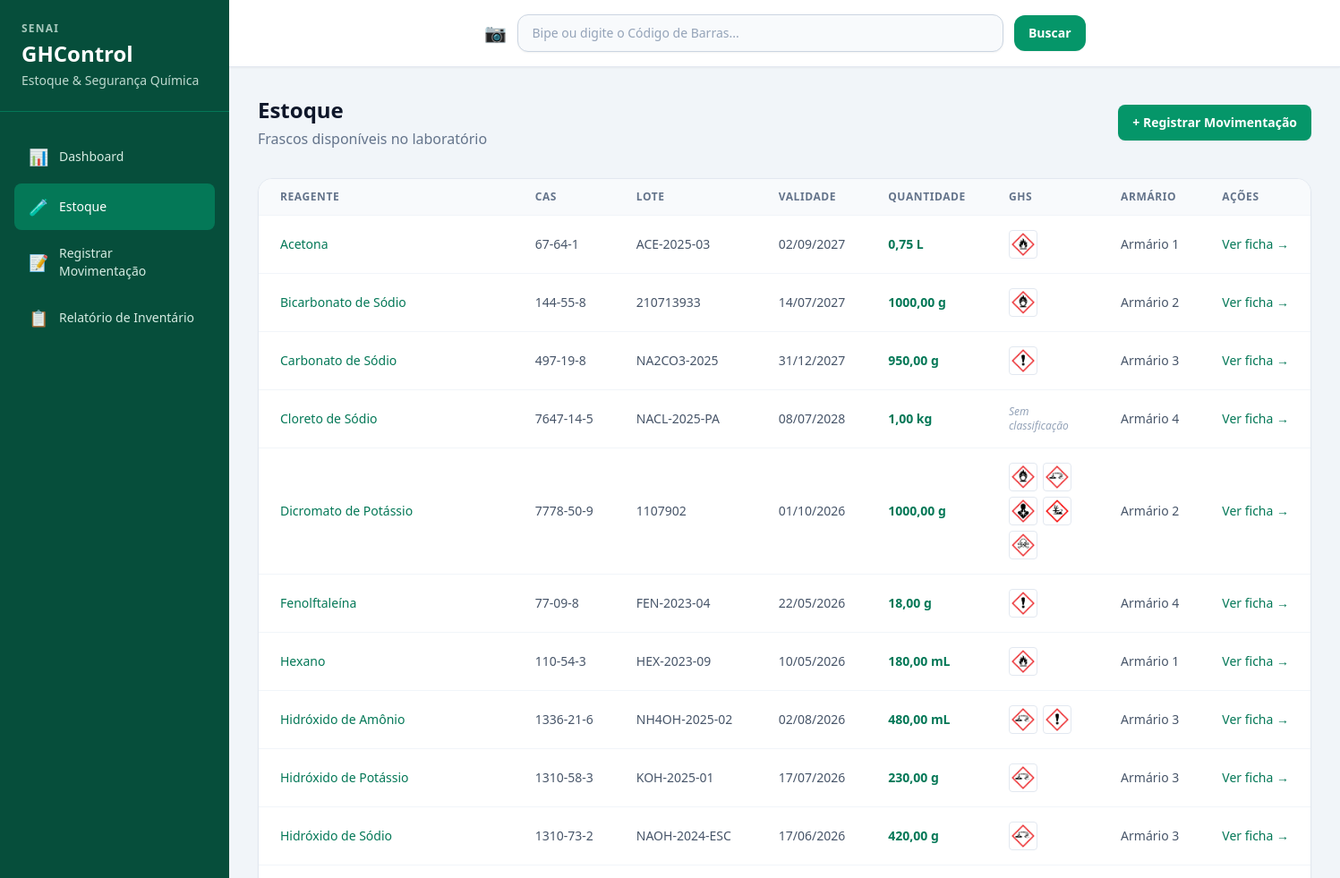
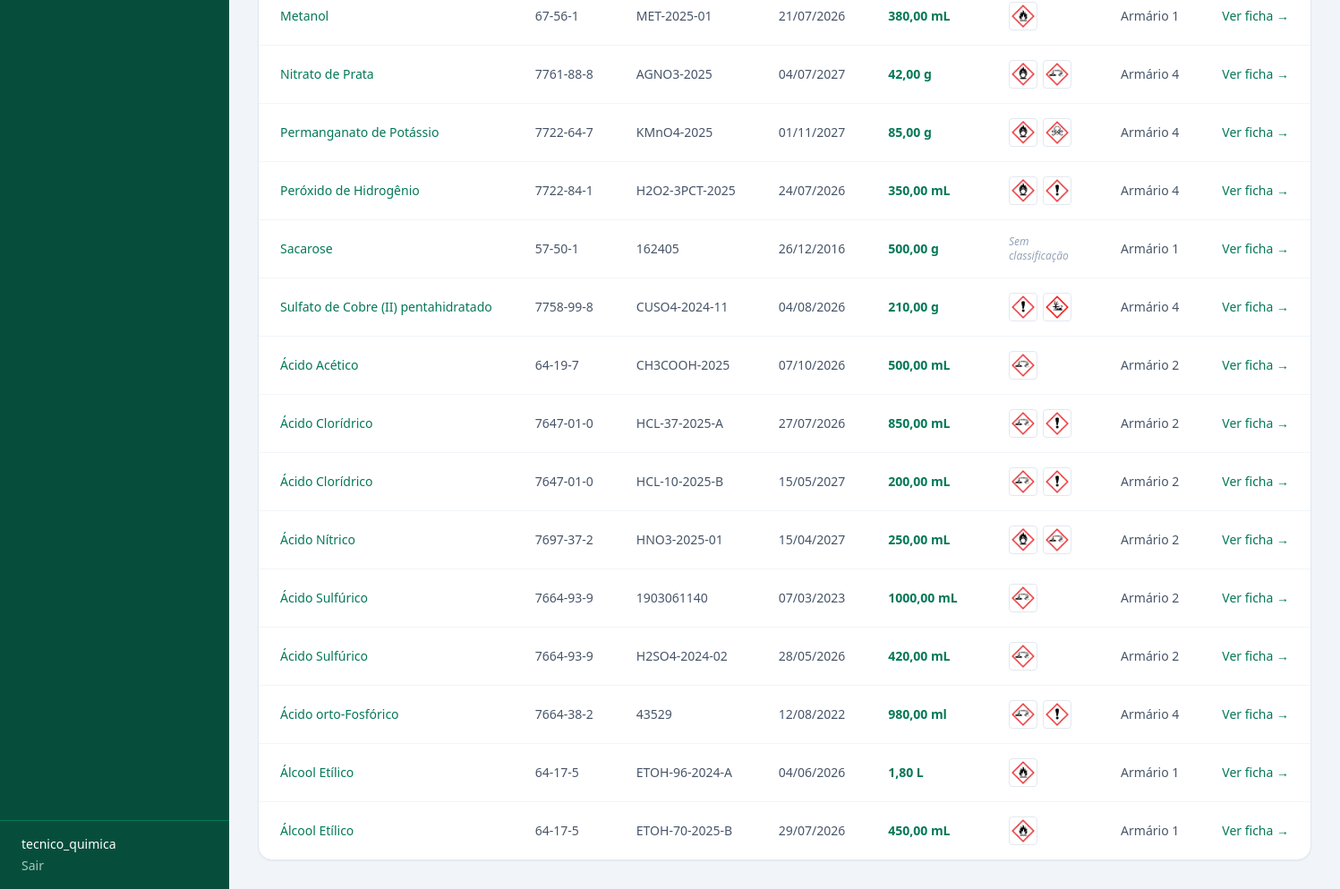
The page /estoque/ (signed in) on the database its author committed (2 pictures, top to bottom).
### estoque/models.py (models this page shows, shortened)
class ItemEstoque(models.Model):
    reagente = models.ForeignKey(
        Reagente,
        on_delete=models.PROTECT,
        related_name='itens_estoque',
        verbose_name='Reagente',
        help_text='Reagente do catálogo ao qual este frasco pertence.',
    )
    lote = models.CharField(
        max_length=100,
        verbose_name='Lote',
        help_text='Identificação do lote de fabricação.',
    )
    validade = models.DateField(
        verbose_name='Validade',
        help_text='Data de validade do frasco.',
    )
    quantidade = models.DecimalField(
        max_digits=10,
        decimal_places=2,
        verbose_name='Quantidade',
        help_text='Volume ou massa disponível no frasco.',
    )
    qtd_unidade = models.CharField(
        max_length=20,
        verbose_name='Unidade da quantidade',
        help_text='Unidade de medida da quantidade (ex.: ml, g, L).',
    )
    concentracao = models.DecimalField(
        max_digits=10,
        decimal_places=4,
        verbose_name='Concentração',
        help_text='Concentração deste frasco específico.',
    )
    conc_unidade = models.CharField(
        max_length=20,
        verbose_name='Unidade da concentração',
        help_text='Unidade da concentração (ex.: %, M, N).',
    )
    fornecedor = models.CharField(
        max_length=200,
        verbose_name='Fornecedor',
        help_text='Nome do fornecedor do frasco.',
    )
    codigo_barras = models.CharField(
        max_length=100,
        blank=True,
        verbose_name='Código de barras',
        help_text='Código de barras do frasco, se houver.',
    )
    armario = models.ForeignKey(
        Armario,
        on_delete=models.PROTECT,
        related_name='itens_estoque',
        verbose_name='Armário',
        help_text='Localização física (prateleira/armário) do frasco.',
    )
    class Meta:
        verbose_name = 'Item de estoque'
        verbose_name_plural = 'Itens de estoque'
        ordering = ['reagente__nome', 'validade']

class Reagente(models.Model):
    nome = models.CharField(
        max_length=200,
        verbose_name='Nome',
        help_text='Nome do reagente químico.',
    )
    cas = models.CharField(
        max_length=50,
        verbose_name='CAS',
        help_text='Número CAS (Chemical Abstracts Service) da substância.',
    )
    classificacoes_ghs = models.ManyToManyField(
        GHS,
        related_name='reagentes',
        verbose_name='Classificações GHS',
        blank=True,
        help_text='Pictogramas GHS aplicáveis ao reagente (pode haver mais de um).',
    )
    fds_url = models.URLField(
        'Link da FDS/FISPQ',
        blank=True,
        null=True,
        help_text='URL do PDF da Ficha de Dados de Segurança (FDS/FISPQ) do fabricante.',
    )
    class Meta:
        verbose_name = 'Reagente'
        verbose_name_plural = 'Reagentes'
        ordering = ['nome']

class GHS(models.Model):
    nome = models.CharField(
        max_length=100,
        verbose_name='Nome',
        help_text='Descrição do perigo GHS (ex.: Inflamável, Corrosivo).',
    )
    picto = models.CharField(
        max_length=255,
        verbose_name='Pictograma',
        help_text='Caminho ou nome do arquivo do pictograma GHS.',
    )
    class Meta:
        verbose_name = 'GHS'
        verbose_name_plural = 'GHS'
        ordering = ['nome']

class Armario(models.Model):
    posicao = models.IntegerField(
        verbose_name='Posição',
        unique=True,
        help_text='Número ou identificação da prateleira ou armário.',
    )
    class Meta:
        verbose_name = 'Armário'
        verbose_name_plural = 'Armários'
        ordering = ['posicao']

### estoque/views.py (the view)
# urls.py: path('estoque/', views.lista_estoque, name='lista_estoque'),
@login_required
def lista_estoque(request):
    itens = (
        ItemEstoque.objects.select_related('reagente', 'armario')
        .prefetch_related('reagente__classificacoes_ghs')
        .order_by('reagente__nome', 'validade')
    )
    return render(request, 'estoque/lista_estoque.html', {'itens': itens})

### estoque/templates/estoque/lista_estoque.html (shortened to what this page needs)
{% extends 'estoque/base.html' %}
{% load static %}
{% block content %}
<div class="mb-8 flex flex-col gap-4 sm:flex-row sm:items-center sm:justify-between">
    <div>
        <h2 class="text-2xl font-bold text-slate-900">Estoque</h2>
        <p class="mt-1 text-slate-500">Frascos disponíveis no laboratório</p>
    </div>
    <a href="{% url 'estoque:registrar_movimentacao' %}"
       class="inline-flex items-center justify-center rounded-lg bg-brand-600 px-4 py-2.5 text-sm font-semibold text-white shadow-sm transition hover:bg-brand-700">
        + Registrar Movimentação
    </a>
</div>
<div class="overflow-hidden rounded-2xl border border-slate-200 bg-white shadow-sm">
    <div class="overflow-x-auto">
        <table class="min-w-full divide-y divide-slate-100">
            <thead class="bg-slate-50">
                <tr>
                    <th class="px-6 py-3 text-left text-xs font-semibold uppercase tracking-wider text-slate-500">Reagente</th>
                    <th class="px-6 py-3 text-left text-xs font-semibold uppercase tracking-wider text-slate-500">CAS</th>
                    <th class="px-6 py-3 text-left text-xs font-semibold uppercase tracking-wider text-slate-500">Lote</th>
                    <th class="px-6 py-3 text-left text-xs font-semibold uppercase tracking-wider text-slate-500">Validade</th>
                    <th class="px-6 py-3 text-left text-xs font-semibold uppercase tracking-wider text-slate-500">Quantidade</th>
                    <th class="px-6 py-3 text-left text-xs font-semibold uppercase tracking-wider text-slate-500">GHS</th>
                    <th class="px-6 py-3 text-left text-xs font-semibold uppercase tracking-wider text-slate-500">Armário</th>
                    <th class="px-6 py-3 text-left text-xs font-semibold uppercase tracking-wider text-slate-500">Ações</th>
                </tr>
            </thead>
            <tbody class="divide-y divide-slate-100">
                {% for item in itens %}
                <tr class="hover:bg-slate-50">
                    <td class="whitespace-nowrap px-6 py-4 text-sm font-medium text-slate-900">
                        <a href="{% url 'estoque:detalhe_item' item.pk %}"
                           class="text-brand-700 hover:text-brand-900 hover:underline">
                            {{ item.reagente.nome }}
                        </a>
                    </td>
                    <td class="whitespace-nowrap px-6 py-4 text-sm text-slate-600">{{ item.reagente.cas }}</td>
                    <td class="whitespace-nowrap px-6 py-4 text-sm text-slate-600">{{ item.lote }}</td>
                    <td class="whitespace-nowrap px-6 py-4 text-sm text-slate-600">{{ item.validade|date:"d/m/Y" }}</td>
                    <td class="whitespace-nowrap px-6 py-4 text-sm font-semibold text-brand-700">
                        {{ item.quantidade }} {{ item.qtd_unidade }}
                    </td>
                    <td class="px-6 py-4">
                        <div class="flex flex-wrap items-center gap-1.5">
                            {% for ghs in item.reagente.classificacoes_ghs.all %}
                            <div class="relative h-8 w-8 flex-shrink-0">
                                <img src="{% static ghs.picto %}"
                                     alt="{{ ghs.nome }}"
                                     title="{{ ghs.nome }}"
                                     class="h-8 w-8 rounded border border-slate-200 bg-white object-contain p-0.5"
                                     onerror="this.classList.add('hidden'); this.nextElementSibling.classList.remove('hidden');">
                            </div>
                            {% empty %}
                            <span class="text-xs italic text-slate-400">Sem classificação</span>
                            {% endfor %}
                        </div>
                    </td>
                    <td class="whitespace-nowrap px-6 py-4 text-sm text-slate-600">Armário {{ item.armario.posicao }}</td>
                    <td class="whitespace-nowrap px-6 py-4 text-sm">
                        <a href="{% url 'estoque:detalhe_item' item.pk %}"
                           class="font-medium text-brand-700 hover:text-brand-900">
                            Ver ficha →
                        </a>
                    </td>
                </tr>
                {% empty %}
                <tr>
                    <td colspan="8" class="px-6 py-12 text-center text-sm text-slate-400">
                        Nenhum frasco cadastrado no estoque.
                    </td>
                </tr>
                {% endfor %}
            </tbody>
        </table>
    </div>
</div>
{% endblock %}

### estoque/templates/estoque/base.html (shortened to what this page needs)
{% load static %}
<!DOCTYPE html>
<html lang="pt-BR">
<head>
    <script src="https://cdn.tailwindcss.com"></script>
</head>
<body class="min-h-screen bg-slate-100 text-slate-800 antialiased">
    <div class="flex min-h-screen">
        <aside class="hidden w-64 flex-shrink-0 bg-brand-900 text-white md:flex md:flex-col print:hidden">
            <div class="border-b border-brand-700 px-6 py-6">
                <p class="text-xs font-semibold uppercase tracking-widest text-brand-50/70">SENAI</p>
                <h1 class="mt-1 text-2xl font-bold">GHControl</h1>
                <p class="mt-1 text-sm text-brand-50/80">Estoque &amp; Segurança Química</p>
            </div>
            <nav class="flex-1 space-y-1 px-4 py-6">
                <a href="{% url 'estoque:dashboard' %}"
                   class="flex items-center gap-3 rounded-lg px-4 py-3 text-sm font-medium transition
                          {% if request.resolver_match.url_name == 'dashboard' %}bg-brand-700 text-white{% else %}text-brand-50/90 hover:bg-brand-700/60{% endif %}">
                    <span class="text-lg">📊</span> Dashboard
                </a>
                <a href="{% url 'estoque:lista_estoque' %}"
                   class="flex items-center gap-3 rounded-lg px-4 py-3 text-sm font-medium transition
                          {% if request.resolver_match.url_name == 'lista_estoque' %}bg-brand-700 text-white{% else %}text-brand-50/90 hover:bg-brand-700/60{% endif %}">
                    <span class="text-lg">🧪</span> Estoque
                </a>
                <a href="{% url 'estoque:registrar_movimentacao' %}"
                   class="flex items-center gap-3 rounded-lg px-4 py-3 text-sm font-medium transition
                          {% if request.resolver_match.url_name == 'registrar_movimentacao' %}bg-brand-700 text-white{% else %}text-brand-50/90 hover:bg-brand-700/60{% endif %}">
                    <span class="text-lg">📝</span> Registrar Movimentação
                </a>
                <a href="{% url 'estoque:relatorio_inventario' %}"
                   class="flex items-center gap-3 rounded-lg px-4 py-3 text-sm font-medium transition
                          {% if request.resolver_match.url_name == 'relatorio_inventario' %}bg-brand-700 text-white{% else %}text-brand-50/90 hover:bg-brand-700/60{% endif %}">
                    <span class="text-lg">📋</span> Relatório de Inventário
                </a>
            </nav>
            {% if user.is_authenticated %}
            <div class="border-t border-brand-700 px-6 py-4 text-sm text-brand-50/80">
                <p class="font-medium text-white">{{ user.get_username }}</p>
                <form method="post" action="{% url 'estoque:logout' %}" class="mt-1">
                    <button type="submit" class="text-brand-50/70 hover:text-white">Sair</button>
                </form>
            </div>
            {% endif %}
        </aside>
        <div class="flex flex-1 flex-col">
            <header class="hidden border-b border-slate-200 bg-white px-8 py-4 shadow-sm md:block print:hidden">
                <form action="{% url 'estoque:busca_codigo_barras' %}" method="get" class="mx-auto flex max-w-2xl items-center gap-3">
                    <span class="text-xl text-slate-400" aria-hidden="true">📷</span>
                    <input type="text"
                           name="codigo"
                           placeholder="Bipe ou digite o Código de Barras..."
                           autocomplete="off"
                           class="w-full rounded-xl border border-slate-300 bg-slate-50 px-4 py-2.5 text-sm text-slate-800 shadow-sm placeholder:text-slate-400 focus:border-brand-500 focus:bg-white focus:outline-none focus:ring-2 focus:ring-brand-200">
                    <button type="submit"
                            class="rounded-xl bg-brand-600 px-4 py-2.5 text-sm font-semibold text-white shadow-sm transition hover:bg-brand-700">
                        Buscar
                    </button>
                </form>
            </header>
            <main class="flex-1 px-4 py-6 md:px-8 md:py-8">
                {% block content %}{% endblock %}
            </main>
        </div>
    </div>
</body>
</html>

### rows shown on the page
ItemEstoque: reagente.nome "Acetona", reagente.cas "67-64-1", lote "ACE-2025-03", validade "02/09/2027", quantidade "0,75", qtd_unidade "L", armario.posicao "1"
GHS: picto (picture)
ItemEstoque: reagente.nome "Bicarbonato de Sódio", reagente.cas "144-55-8", lote "210713933", validade "14/07/2027", quantidade "1000,00", qtd_unidade "g", armario.posicao "2"
GHS: picto (picture)
ItemEstoque: reagente.nome "Carbonato de Sódio", reagente.cas "497-19-8", lote "NA2CO3-2025", validade "31/12/2027", quantidade "950,00", qtd_unidade "g", armario.posicao "3"
GHS: picto (picture)
ItemEstoque: reagente.nome "Cloreto de Sódio", reagente.cas "7647-14-5", lote "NACL-2025-PA", validade "08/07/2028", quantidade "1,00", qtd_unidade "kg", armario.posicao "4"
ItemEstoque: reagente.nome "Dicromato de Potássio", reagente.cas "7778-50-9", lote "1107902", validade "01/10/2026", quantidade "1000,00", qtd_unidade "g", armario.posicao "2"
GHS: picto (picture)
GHS: picto (picture)
GHS: picto (picture)
GHS: picto (picture)
ItemEstoque: reagente.nome "Fenolftaleína", reagente.cas "77-09-8", lote "FEN-2023-04", validade "22/05/2026", quantidade "18,00", qtd_unidade "g", armario.posicao "4"
ItemEstoque: reagente.nome "Hexano", reagente.cas "110-54-3", lote "HEX-2023-09", validade "10/05/2026", quantidade "180,00", qtd_unidade "mL", armario.posicao "1"
ItemEstoque: reagente.nome "Hidróxido de Amônio", reagente.cas "1336-21-6", lote "NH4OH-2025-02", validade "02/08/2026", quantidade "480,00", qtd_unidade "mL", armario.posicao "3"
ItemEstoque: reagente.nome "Hidróxido de Potássio", reagente.cas "1310-58-3", lote "KOH-2025-01", validade "17/07/2026", quantidade "230,00", qtd_unidade "g", armario.posicao "3"
ItemEstoque: reagente.nome "Hidróxido de Sódio", reagente.cas "1310-73-2", lote "NAOH-2024-ESC", validade "17/06/2026", quantidade "420,00", qtd_unidade "g", armario.posicao "3"
ItemEstoque: reagente.nome "Metanol", reagente.cas "67-56-1", lote "MET-2025-01", validade "21/07/2026", quantidade "380,00", qtd_unidade "mL", armario.posicao "1"
ItemEstoque: reagente.nome "Nitrato de Prata", reagente.cas "7761-88-8", lote "AGNO3-2025", validade "04/07/2027", quantidade "42,00", qtd_unidade "g", armario.posicao "4"
ItemEstoque: reagente.nome "Permanganato de Potássio", reagente.cas "7722-64-7", lote "KMnO4-2025", validade "01/11/2027", quantidade "85,00", qtd_unidade "g", armario.posicao "4"
ItemEstoque: reagente.nome "Peróxido de Hidrogênio", reagente.cas "7722-84-1", lote "H2O2-3PCT-2025", validade "24/07/2026", quantidade "350,00", qtd_unidade "mL", armario.posicao "4"
ItemEstoque: reagente.nome "Sacarose", reagente.cas "57-50-1", lote "162405", validade "26/12/2016", quantidade "500,00", qtd_unidade "g", armario.posicao "1"
ItemEstoque: reagente.nome "Sulfato de Cobre (II) pentahidratado", reagente.cas "7758-99-8", lote "CUSO4-2024-11", validade "04/08/2026", quantidade "210,00", qtd_unidade "g", armario.posicao "4"
ItemEstoque: reagente.nome "Ácido Acético", reagente.cas "64-19-7", lote "CH3COOH-2025", validade "07/10/2026", quantidade "500,00", qtd_unidade "mL", armario.posicao "2"
ItemEstoque: reagente.nome "Ácido Clorídrico", reagente.cas "7647-01-0", lote "HCL-37-2025-A", validade "27/07/2026", quantidade "850,00", qtd_unidade "mL", armario.posicao "2"
ItemEstoque: reagente.nome "Ácido Clorídrico", reagente.cas "7647-01-0", lote "HCL-10-2025-B", validade "15/05/2027", quantidade "200,00", qtd_unidade "mL", armario.posicao "2"
ItemEstoque: reagente.nome "Ácido Nítrico", reagente.cas "7697-37-2", lote "HNO3-2025-01", validade "15/04/2027", quantidade "250,00", qtd_unidade "mL", armario.posicao "2"
ItemEstoque: reagente.nome "Ácido Sulfúrico", reagente.cas "7664-93-9", lote "1903061140", validade "07/03/2023", quantidade "1000,00", qtd_unidade "mL", armario.posicao "2"
ItemEstoque: reagente.nome "Ácido Sulfúrico", reagente.cas "7664-93-9", lote "H2SO4-2024-02", validade "28/05/2026", quantidade "420,00", qtd_unidade "mL", armario.posicao "2"
ItemEstoque: reagente.nome "Ácido orto-Fosfórico", reagente.cas "7664-38-2", lote "43529", validade "12/08/2022", quantidade "980,00", qtd_unidade "ml", armario.posicao "4"
ItemEstoque: reagente.nome "Álcool Etílico", reagente.cas "64-17-5", lote "ETOH-96-2024-A", validade "04/06/2026", quantidade "1,80", qtd_unidade "L", armario.posicao "1"
ItemEstoque: reagente.nome "Álcool Etílico", reagente.cas "64-17-5", lote "ETOH-70-2025-B", validade "29/07/2026", quantidade "450,00", qtd_unidade "mL", armario.posicao "1"

### other values the page prints
{{ user.get_username }} "tecnico_quimica"
